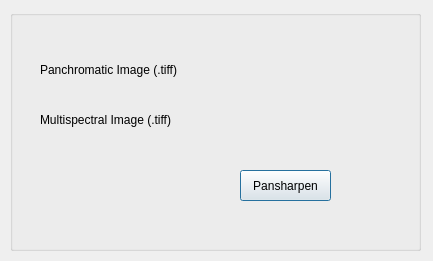
<?xml version="1.0" encoding="UTF-8"?>
<ui version="4.0">
 <author>Hernan Borges dos Santos</author>
 <class>Dialog</class>
 <widget class="QDialog" name="Dialog">
  <property name="geometry">
   <rect>
    <x>0</x>
    <y>0</y>
    <width>433</width>
    <height>261</height>
   </rect>
  </property>
  <property name="windowTitle">
   <string>Qgis Pansharpen Plugin</string>
  </property>
  <widget class="QGroupBox" name="groupBox">
   <property name="geometry">
    <rect>
     <x>10</x>
     <y>10</y>
     <width>411</width>
     <height>241</height>
    </rect>
   </property>
   <property name="autoFillBackground">
    <bool>true</bool>
   </property>
   <property name="title">
    <string/>
   </property>
   <property name="alignment">
    <set>Qt::AlignLeading|Qt::AlignLeft|Qt::AlignTop</set>
   </property>
   <property name="flat">
    <bool>false</bool>
   </property>
   <property name="checkable">
    <bool>false</bool>
   </property>
   <widget class="QgsFileWidget" name="panImage">
    <property name="geometry">
     <rect>
      <x>210</x>
      <y>50</y>
      <width>171</width>
      <height>27</height>
     </rect>
    </property>
    <property name="accessibleName">
     <string/>
    </property>
    <property name="dialogTitle">
     <string>arquivo</string>
    </property>
   </widget>
   <widget class="QgsFileWidget" name="multImage">
    <property name="enabled">
     <bool>true</bool>
    </property>
    <property name="geometry">
     <rect>
      <x>210</x>
      <y>100</y>
      <width>171</width>
      <height>27</height>
     </rect>
    </property>
    <property name="contextMenuPolicy">
     <enum>Qt::DefaultContextMenu</enum>
    </property>
    <property name="layoutDirection">
     <enum>Qt::LeftToRight</enum>
    </property>
    <property name="fileWidgetButtonVisible">
     <bool>true</bool>
    </property>
    <property name="fullUrl">
     <bool>true</bool>
    </property>
    <property name="dialogTitle">
     <string>arquivo</string>
    </property>
    <property name="filter">
     <string/>
    </property>
    <property name="defaultRoot">
     <string/>
    </property>
   </widget>
   <widget class="QLabel" name="panImageLabel">
    <property name="geometry">
     <rect>
      <x>30</x>
      <y>50</y>
      <width>161</width>
      <height>20</height>
     </rect>
    </property>
    <property name="text">
     <string>Panchromatic Image (.tiff)</string>
    </property>
   </widget>
   <widget class="QLabel" name="multImageLabel">
    <property name="enabled">
     <bool>true</bool>
    </property>
    <property name="geometry">
     <rect>
      <x>30</x>
      <y>100</y>
      <width>161</width>
      <height>20</height>
     </rect>
    </property>
    <property name="acceptDrops">
     <bool>false</bool>
    </property>
    <property name="frameShape">
     <enum>QFrame::NoFrame</enum>
    </property>
    <property name="frameShadow">
     <enum>QFrame::Plain</enum>
    </property>
    <property name="lineWidth">
     <number>1</number>
    </property>
    <property name="text">
     <string>Multispectral Image (.tiff)</string>
    </property>
    <property name="wordWrap">
     <bool>false</bool>
    </property>
    <property name="margin">
     <number>1</number>
    </property>
    <property name="buddy">
     <cstring></cstring>
    </property>
   </widget>
   <widget class="QPushButton" name="btnPansharpen">
    <property name="geometry">
     <rect>
      <x>230</x>
      <y>160</y>
      <width>91</width>
      <height>31</height>
     </rect>
    </property>
    <property name="tabletTracking">
     <bool>false</bool>
    </property>
    <property name="text">
     <string>Pansharpen</string>
    </property>
   </widget>
  </widget>
 </widget>
 <customwidgets>
  <customwidget>
   <class>QgsFileWidget</class>
   <extends>QWidget</extends>
   <header>qgsfilewidget.h</header>
  </customwidget>
 </customwidgets>
 <tabstops>
  <tabstop>btnPansharpen</tabstop>
 </tabstops>
 <resources/>
 <connections/>
</ui>
